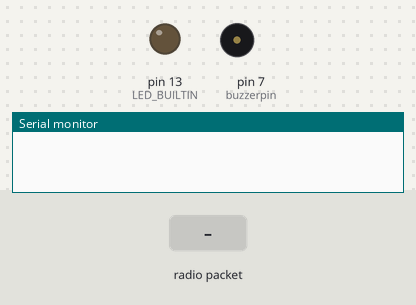
A sketch run on a simulated Arduino Uno, built with avr-gcc and run on an emulated ATmega328P. Parts: output pins drawn as LEDs (lit = HIGH), buzzer (waves = sounding), the last lines printed to the serial monitor. Inputs (shaded band) come from the test bench. No radio packets arrive unless stated.

Above: at 1.2 s.
1.3 s: radio packet "1" arrives
At 2.1 s:
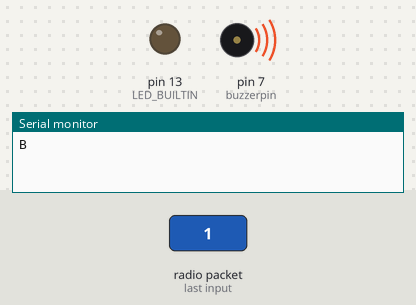
Timing chart, 0 to 4.3 s (numbered marks = the images above; inputs shaded):
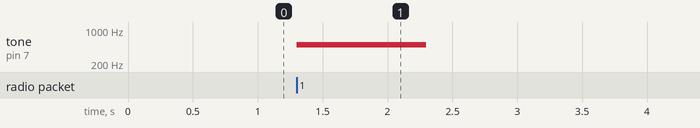

The sketch:

Receiver.ino
```cpp
#include <SPI.h>
#include <nRF24L01.h>
#include <RF24.h>
int buzzerpin = 7;
RF24 radio(8, 9); // CE, CSN

const byte address[6] = "00001";

void setup() {
  Serial.begin(9600);
  radio.begin();
  radio.openReadingPipe(0, address);
    pinMode(LED_BUILTIN, OUTPUT);
  radio.setPALevel(RF24_PA_MIN);
  radio.startListening();
}

void loop() {
  if (radio.available()) {  //When a signal is received, send serial over to Python
    char text[32] = "";
    radio.read(&text, sizeof(text));
    Serial.println("B");
    tone(buzzerpin,500,1000);  //Beep
}
}
```

Measured:
- after the input at 1.3 s, tone on pin 7 (buzzerpin): silent → 500 Hz at once, → silent 1.0 s later
